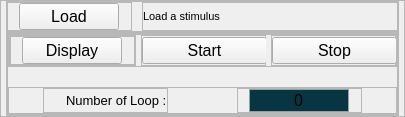
                     <widget class="QFrame" name="Scope_StimulusControl_frame">
                      <property name="minimumSize">
                       <size>
                        <width>0</width>
                        <height>0</height>
                       </size>
                      </property>
                      <property name="maximumSize">
                       <size>
                        <width>16777215</width>
                        <height>125</height>
                       </size>
                      </property>
                      <property name="frameShape">
                       <enum>QFrame::StyledPanel</enum>
                      </property>
                      <property name="frameShadow">
                       <enum>QFrame::Raised</enum>
                      </property>
                      <layout class="QVBoxLayout" name="verticalLayout_16">
                       <property name="spacing">
                        <number>0</number>
                       </property>
                       <property name="leftMargin">
                        <number>5</number>
                       </property>
                       <property name="topMargin">
                        <number>0</number>
                       </property>
                       <property name="rightMargin">
                        <number>5</number>
                       </property>
                       <property name="bottomMargin">
                        <number>0</number>
                       </property>
                       <item>
                        <widget class="QFrame" name="Scope_Load_frame">
                         <property name="font">
                          <font>
                           <pointsize>12</pointsize>
                          </font>
                         </property>
                         <property name="frameShape">
                          <enum>QFrame::StyledPanel</enum>
                         </property>
                         <property name="frameShadow">
                          <enum>QFrame::Raised</enum>
                         </property>
                         <layout class="QHBoxLayout" name="horizontalLayout_59">
                          <property name="spacing">
                           <number>10</number>
                          </property>
                          <property name="leftMargin">
                           <number>0</number>
                          </property>
                          <property name="topMargin">
                           <number>0</number>
                          </property>
                          <property name="rightMargin">
                           <number>0</number>
                          </property>
                          <property name="bottomMargin">
                           <number>0</number>
                          </property>
                          <item>
                           <widget class="QFrame" name="Scope_Load_pushButton_frame">
                            <property name="maximumSize">
                             <size>
                              <width>125</width>
                              <height>16777215</height>
                             </size>
                            </property>
                            <property name="frameShape">
                             <enum>QFrame::StyledPanel</enum>
                            </property>
                            <property name="frameShadow">
                             <enum>QFrame::Raised</enum>
                            </property>
                            <layout class="QHBoxLayout" name="horizontalLayout_80">
                             <property name="spacing">
                              <number>0</number>
                             </property>
                             <property name="leftMargin">
                              <number>0</number>
                             </property>
                             <property name="topMargin">
                              <number>0</number>
                             </property>
                             <property name="rightMargin">
                              <number>0</number>
                             </property>
                             <property name="bottomMargin">
                              <number>0</number>
                             </property>
                             <item>
                              <widget class="QPushButton" name="Scope_Load_pushButton">
                               <property name="minimumSize">
                                <size>
                                 <width>100</width>
                                 <height>0</height>
                                </size>
                               </property>
                               <property name="maximumSize">
                                <size>
                                 <width>100</width>
                                 <height>16777215</height>
                                </size>
                               </property>
                               <property name="font">
                                <font>
                                 <pointsize>12</pointsize>
                                </font>
                               </property>
                               <property name="text">
                                <string>Load</string>
                               </property>
                               <property name="checkable">
                                <bool>true</bool>
                               </property>
                              </widget>
                             </item>
                            </layout>
                           </widget>
                          </item>
                          <item>
                           <widget class="QFrame" name="Scope_Stimulus_Label_frame">
                            <property name="frameShape">
                             <enum>QFrame::StyledPanel</enum>
                            </property>
                            <property name="frameShadow">
                             <enum>QFrame::Raised</enum>
                            </property>
                            <layout class="QHBoxLayout" name="horizontalLayout_79">
                             <property name="spacing">
                              <number>0</number>
                             </property>
                             <property name="leftMargin">
                              <number>0</number>
                             </property>
                             <property name="topMargin">
                              <number>0</number>
                             </property>
                             <property name="rightMargin">
                              <number>0</number>
                             </property>
                             <property name="bottomMargin">
                              <number>0</number>
                             </property>
                             <item>
                              <widget class="QLabel" name="Scope_Stimulus_Label">
                               <property name="minimumSize">
                                <size>
                                 <width>0</width>
                                 <height>25</height>
                                </size>
                               </property>
                               <property name="maximumSize">
                                <size>
                                 <width>275</width>
                                 <height>25</height>
                                </size>
                               </property>
                               <property name="font">
                                <font>
                                 <pointsize>8</pointsize>
                                </font>
                               </property>
                               <property name="text">
                                <string>Load a stimulus</string>
                               </property>
                               <property name="scaledContents">
                                <bool>true</bool>
                               </property>
                               <property name="wordWrap">
                                <bool>true</bool>
                               </property>
                              </widget>
                             </item>
                            </layout>
                           </widget>
                          </item>
                         </layout>
                        </widget>
                       </item>
                       <item>
                        <widget class="QFrame" name="Scope_StimulusMain_frame">
                         <property name="frameShape">
                          <enum>QFrame::StyledPanel</enum>
                         </property>
                         <property name="frameShadow">
                          <enum>QFrame::Raised</enum>
                         </property>
                         <layout class="QHBoxLayout" name="horizontalLayout_141">
                          <property name="spacing">
                           <number>0</number>
                          </property>
                          <property name="leftMargin">
                           <number>0</number>
                          </property>
                          <property name="topMargin">
                           <number>0</number>
                          </property>
                          <property name="rightMargin">
                           <number>0</number>
                          </property>
                          <property name="bottomMargin">
                           <number>0</number>
                          </property>
                          <item>
                           <widget class="QFrame" name="Scope_Stimulus_Right_frame">
                            <property name="frameShape">
                             <enum>QFrame::StyledPanel</enum>
                            </property>
                            <property name="frameShadow">
                             <enum>QFrame::Raised</enum>
                            </property>
                            <layout class="QVBoxLayout" name="verticalLayout_97">
                             <property name="spacing">
                              <number>20</number>
                             </property>
                             <property name="leftMargin">
                              <number>0</number>
                             </property>
                             <property name="topMargin">
                              <number>0</number>
                             </property>
                             <property name="rightMargin">
                              <number>0</number>
                             </property>
                             <property name="bottomMargin">
                              <number>0</number>
                             </property>
                             <item>
                              <widget class="QFrame" name="Scope_Stimulus_Play_frame">
                               <property name="frameShape">
                                <enum>QFrame::StyledPanel</enum>
                               </property>
                               <property name="frameShadow">
                                <enum>QFrame::Raised</enum>
                               </property>
                               <layout class="QHBoxLayout" name="horizontalLayout_46">
                                <property name="spacing">
                                 <number>5</number>
                                </property>
                                <property name="leftMargin">
                                 <number>0</number>
                                </property>
                                <property name="topMargin">
                                 <number>0</number>
                                </property>
                                <property name="rightMargin">
                                 <number>0</number>
                                </property>
                                <property name="bottomMargin">
                                 <number>0</number>
                                </property>
                                <item>
                                 <widget class="QFrame" name="Scope_Stimulus_Left_frame">
                                  <property name="frameShape">
                                   <enum>QFrame::StyledPanel</enum>
                                  </property>
                                  <property name="frameShadow">
                                   <enum>QFrame::Raised</enum>
                                  </property>
                                  <layout class="QVBoxLayout" name="verticalLayout_96">
                                   <property name="spacing">
                                    <number>0</number>
                                   </property>
                                   <property name="leftMargin">
                                    <number>0</number>
                                   </property>
                                   <property name="topMargin">
                                    <number>0</number>
                                   </property>
                                   <property name="rightMargin">
                                    <number>0</number>
                                   </property>
                                   <property name="bottomMargin">
                                    <number>0</number>
                                   </property>
                                   <item>
                                    <widget class="QFrame" name="Scope_Display_pushButton_frame">
                                     <property name="minimumSize">
                                      <size>
                                       <width>125</width>
                                       <height>0</height>
                                      </size>
                                     </property>
                                     <property name="maximumSize">
                                      <size>
                                       <width>125</width>
                                       <height>16777215</height>
                                      </size>
                                     </property>
                                     <property name="frameShape">
                                      <enum>QFrame::StyledPanel</enum>
                                     </property>
                                     <property name="frameShadow">
                                      <enum>QFrame::Raised</enum>
                                     </property>
                                     <layout class="QHBoxLayout" name="horizontalLayout_83">
                                      <property name="spacing">
                                       <number>0</number>
                                      </property>
                                      <property name="leftMargin">
                                       <number>0</number>
                                      </property>
                                      <property name="topMargin">
                                       <number>0</number>
                                      </property>
                                      <property name="rightMargin">
                                       <number>0</number>
                                      </property>
                                      <property name="bottomMargin">
                                       <number>0</number>
                                      </property>
                                      <item>
                                       <widget class="QPushButton" name="Scope_Display_pushButton">
                                        <property name="minimumSize">
                                         <size>
                                          <width>100</width>
                                          <height>0</height>
                                         </size>
                                        </property>
                                        <property name="maximumSize">
                                         <size>
                                          <width>100</width>
                                          <height>16777215</height>
                                         </size>
                                        </property>
                                        <property name="font">
                                         <font>
                                          <pointsize>12</pointsize>
                                         </font>
                                        </property>
                                        <property name="text">
                                         <string>Display</string>
                                        </property>
                                        <property name="checkable">
                                         <bool>true</bool>
                                        </property>
                                       </widget>
                                      </item>
                                     </layout>
                                    </widget>
                                   </item>
                                  </layout>
                                 </widget>
                                </item>
                                <item>
                                 <widget class="QFrame" name="Scope_Start_pushButton_frame">
                                  <property name="minimumSize">
                                   <size>
                                    <width>125</width>
                                    <height>0</height>
                                   </size>
                                  </property>
                                  <property name="maximumSize">
                                   <size>
                                    <width>125</width>
                                    <height>16777215</height>
                                   </size>
                                  </property>
                                  <property name="frameShape">
                                   <enum>QFrame::StyledPanel</enum>
                                  </property>
                                  <property name="frameShadow">
                                   <enum>QFrame::Raised</enum>
                                  </property>
                                  <layout class="QHBoxLayout" name="horizontalLayout_81">
                                   <property name="spacing">
                                    <number>0</number>
                                   </property>
                                   <property name="leftMargin">
                                    <number>0</number>
                                   </property>
                                   <property name="topMargin">
                                    <number>0</number>
                                   </property>
                                   <property name="rightMargin">
                                    <number>0</number>
                                   </property>
                                   <property name="bottomMargin">
                                    <number>0</number>
                                   </property>
                                   <item>
                                    <widget class="QPushButton" name="Scope_Start_pushButton">
                                     <property name="minimumSize">
                                      <size>
                                       <width>125</width>
                                       <height>0</height>
                                      </size>
                                     </property>
                                     <property name="maximumSize">
                                      <size>
                                       <width>125</width>
                                       <height>16777215</height>
                                      </size>
                                     </property>
                                     <property name="font">
                                      <font>
                                       <pointsize>12</pointsize>
                                      </font>
                                     </property>
                                     <property name="text">
                                      <string>Start</string>
                                     </property>
                                     <property name="checkable">
                                      <bool>true</bool>
                                     </property>
                                    </widget>
                                   </item>
                                  </layout>
                                 </widget>
                                </item>
                                <item>
                                 <widget class="QFrame" name="Scope_Stop_pushButton_frame">
                                  <property name="minimumSize">
                                   <size>
                                    <width>125</width>
                                    <height>0</height>
                                   </size>
                                  </property>
                                  <property name="maximumSize">
                                   <size>
                                    <width>125</width>
                                    <height>16777215</height>
                                   </size>
                                  </property>
                                  <property name="frameShape">
                                   <enum>QFrame::StyledPanel</enum>
                                  </property>
                                  <property name="frameShadow">
                                   <enum>QFrame::Raised</enum>
                                  </property>
                                  <layout class="QHBoxLayout" name="horizontalLayout_82">
                                   <property name="spacing">
                                    <number>0</number>
                                   </property>
                                   <property name="leftMargin">
                                    <number>0</number>
                                   </property>
                                   <property name="topMargin">
                                    <number>0</number>
                                   </property>
                                   <property name="rightMargin">
                                    <number>0</number>
                                   </property>
                                   <property name="bottomMargin">
                                    <number>0</number>
                                   </property>
                                   <item>
                                    <widget class="QPushButton" name="Scope_Stop_pushButton">
                                     <property name="minimumSize">
                                      <size>
                                       <width>125</width>
                                       <height>0</height>
                                      </size>
                                     </property>
                                     <property name="maximumSize">
                                      <size>
                                       <width>125</width>
                                       <height>16777215</height>
                                      </size>
                                     </property>
                                     <property name="font">
                                      <font>
                                       <pointsize>12</pointsize>
                                      </font>
                                     </property>
                                     <property name="text">
                                      <string>Stop</string>
                                     </property>
                                     <property name="checkable">
                                      <bool>true</bool>
                                     </property>
                                    </widget>
                                   </item>
                                  </layout>
                                 </widget>
                                </item>
                               </layout>
                              </widget>
                             </item>
                             <item>
                              <widget class="QFrame" name="Scope_NumbeofLoop_frame">
                               <property name="frameShape">
                                <enum>QFrame::StyledPanel</enum>
                               </property>
                               <property name="frameShadow">
                                <enum>QFrame::Raised</enum>
                               </property>
                               <layout class="QHBoxLayout" name="horizontalLayout_140">
                                <property name="spacing">
                                 <number>0</number>
                                </property>
                                <property name="leftMargin">
                                 <number>0</number>
                                </property>
                                <property name="topMargin">
                                 <number>0</number>
                                </property>
                                <property name="rightMargin">
                                 <number>0</number>
                                </property>
                                <property name="bottomMargin">
                                 <number>0</number>
                                </property>
                                <item alignment="Qt::AlignHCenter">
                                 <widget class="QFrame" name="Scope_NumbeofLoop_Label_frame">
                                  <property name="minimumSize">
                                   <size>
                                    <width>125</width>
                                    <height>0</height>
                                   </size>
                                  </property>
                                  <property name="maximumSize">
                                   <size>
                                    <width>125</width>
                                    <height>16777215</height>
                                   </size>
                                  </property>
                                  <property name="frameShape">
                                   <enum>QFrame::StyledPanel</enum>
                                  </property>
                                  <property name="frameShadow">
                                   <enum>QFrame::Raised</enum>
                                  </property>
                                  <layout class="QHBoxLayout" name="horizontalLayout_142">
                                   <property name="spacing">
                                    <number>0</number>
                                   </property>
                                   <property name="leftMargin">
                                    <number>0</number>
                                   </property>
                                   <property name="topMargin">
                                    <number>0</number>
                                   </property>
                                   <property name="rightMargin">
                                    <number>0</number>
                                   </property>
                                   <property name="bottomMargin">
                                    <number>0</number>
                                   </property>
                                   <item alignment="Qt::AlignRight">
                                    <widget class="QLabel" name="Scope_NumbeofLoop_Label">
                                     <property name="maximumSize">
                                      <size>
                                       <width>1752</width>
                                       <height>16777215</height>
                                      </size>
                                     </property>
                                     <property name="font">
                                      <font>
                                       <pointsize>10</pointsize>
                                      </font>
                                     </property>
                                     <property name="text">
                                      <string>Number of Loop :</string>
                                     </property>
                                    </widget>
                                   </item>
                                  </layout>
                                 </widget>
                                </item>
                                <item alignment="Qt::AlignHCenter">
                                 <widget class="QFrame" name="Scope_NumbeofLoop_lineEdit_frame">
                                  <property name="minimumSize">
                                   <size>
                                    <width>125</width>
                                    <height>0</height>
                                   </size>
                                  </property>
                                  <property name="maximumSize">
                                   <size>
                                    <width>125</width>
                                    <height>16777215</height>
                                   </size>
                                  </property>
                                  <property name="frameShape">
                                   <enum>QFrame::StyledPanel</enum>
                                  </property>
                                  <property name="frameShadow">
                                   <enum>QFrame::Raised</enum>
                                  </property>
                                  <layout class="QHBoxLayout" name="horizontalLayout_143">
                                   <property name="spacing">
                                    <number>0</number>
                                   </property>
                                   <property name="leftMargin">
                                    <number>0</number>
                                   </property>
                                   <property name="topMargin">
                                    <number>0</number>
                                   </property>
                                   <property name="rightMargin">
                                    <number>0</number>
                                   </property>
                                   <property name="bottomMargin">
                                    <number>0</number>
                                   </property>
                                   <item>
                                    <widget class="QLineEdit" name="Scope_NumbeofLoop">
                                     <property name="minimumSize">
                                      <size>
                                       <width>100</width>
                                       <height>0</height>
                                      </size>
                                     </property>
                                     <property name="maximumSize">
                                      <size>
                                       <width>100</width>
                                       <height>16777215</height>
                                      </size>
                                     </property>
                                     <property name="font">
                                      <font>
                                       <pointsize>12</pointsize>
                                      </font>
                                     </property>
                                     <property name="styleSheet">
                                      <string notr="true"> border: 1px solid rgb(147,161,161);
background-color: rgb(7, 54, 66);</string>
                                     </property>
                                     <property name="text">
                                      <string>0</string>
                                     </property>
                                     <property name="alignment">
                                      <set>Qt::AlignCenter</set>
                                     </property>
                                    </widget>
                                   </item>
                                  </layout>
                                 </widget>
                                </item>
                               </layout>
                              </widget>
                             </item>
                            </layout>
                           </widget>
                          </item>
                         </layout>
                        </widget>
                       </item>
                      </layout>
                     </widget>
